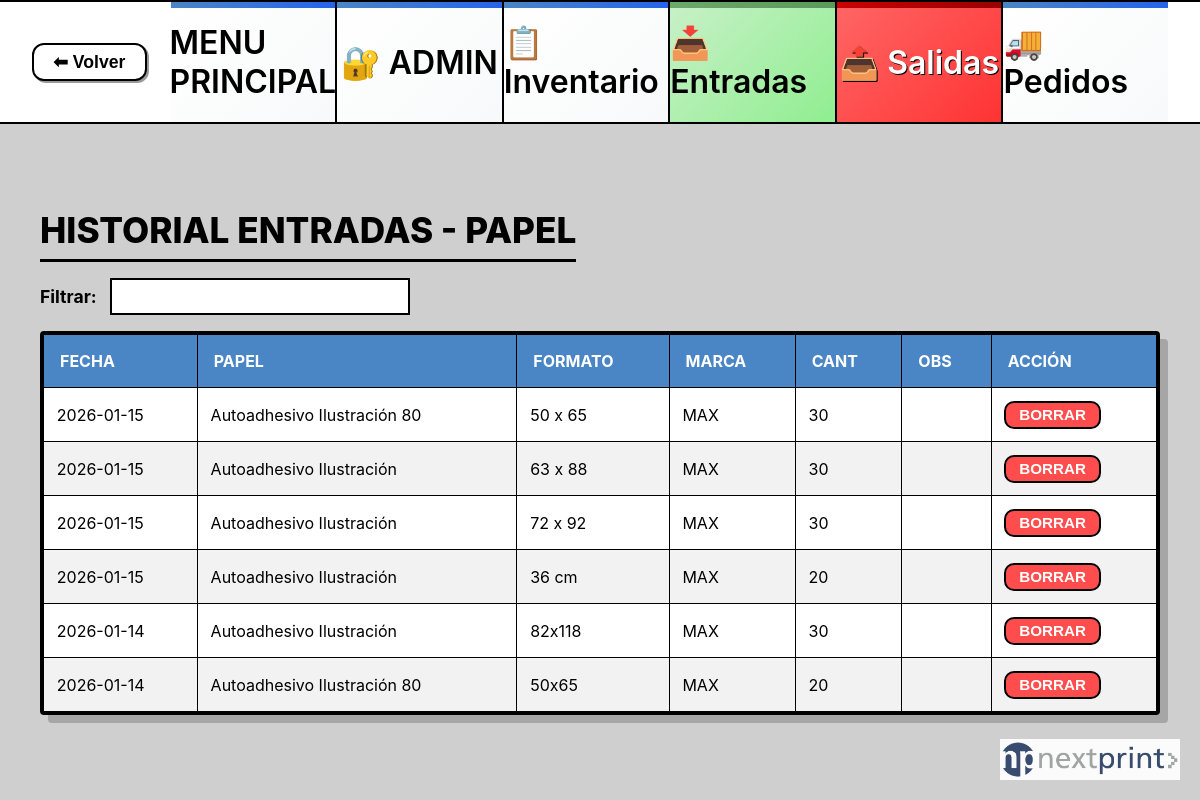
/papel/entradas/historial (signed in), run on an earlier commit of the app's database.
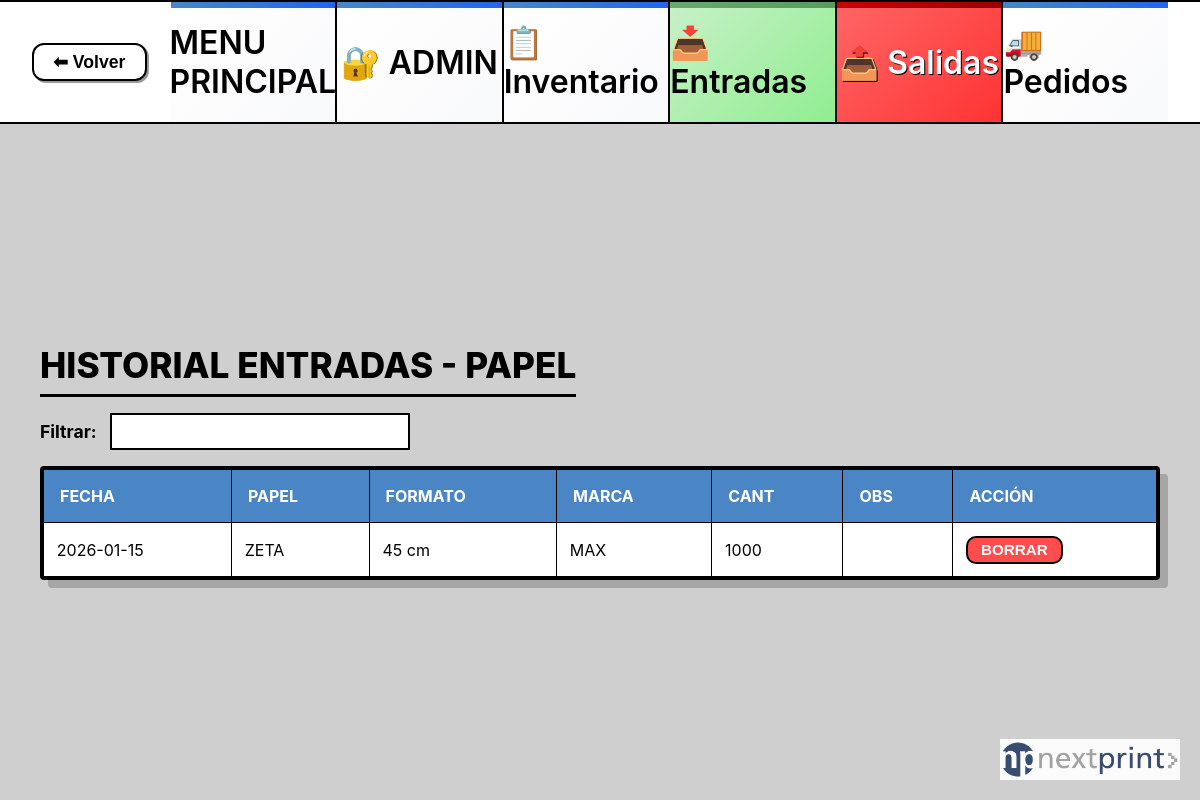
And on a later commit of the database.
### tables this page shows
CREATE TABLE papel_entradas (
    id INTEGER PRIMARY KEY AUTOINCREMENT,
    fecha TEXT NOT NULL,
    tipo_papel TEXT NOT NULL,
    gramaje TEXT NOT NULL,
    formato TEXT NOT NULL,
    proveedor TEXT NOT NULL,
    marca TEXT NOT NULL,
    cantidad INTEGER NOT NULL,
    observaciones TEXT
);

### app.py (the view)
@app.route("/papel/entradas/historial")
def papel_entradas_historial():
    conn = get_conn()
    registros = conn.execute("SELECT * FROM papel_entradas ORDER BY id DESC").fetchall()
    conn.close()
    return render_template("base.html", vista="papel_entradas_historial", modo="papel", registros=registros)

### app.py (called while the page is built)
def get_db_connection():
    conn = sqlite3.connect(DB_PATH) # <-- Usamos la variable que calculamos arriba
    conn.row_factory = sqlite3.Row
    return conn

@app.before_request
def requerir_login():
    rutas_publicas = ['login', 'static']
    if request.endpoint == 'static' or request.endpoint == 'login':
        return
    if not session.get("app_authorized"):
        return redirect(url_for("login"))

### templates/base.html (shortened to what this page needs)
<!DOCTYPE html>
<html lang="es">
<head>
    <link rel="stylesheet" href="{{ url_for('static', filename='styles.css') }}?v=2">
</head>
<body>
    {% if vista != 'login_global' %}
    <header class="top-bar">
        <div class="header-inner">
            <button type="button" class="btn-volver" onclick="window.history.back()">
                <span>⬅ Volver</span>
            </button>
            {% set is_papel = (modo == 'papel') %}
            {% set is_menu = (vista == 'menu') %}
            <nav class="menu-principal">
                <a href="{{ url_for('menu_principal') }}" class="menu-item">
                    MENU PRINCIPAL
                </a>
                {% if is_menu %}
                <div style="padding: 20px; color: #47626d; text-align: center; font-size: 13px;">
                    Seleccione una opción <br> del panel principal
                </div>
                {% elif is_papel %}
                <a href="{{ url_for('papel_admin') }}" class="menu-item">🔐 ADMIN</a>
                <a href="{{ url_for('papel_inventario') }}" class="menu-item">📋 Inventario</a>
                <a href="{{ url_for('papel_entradas') }}" class="menu-item entradas">📥 Entradas</a>
                <a href="{{ url_for('papel_salidas') }}" class="menu-item salidas">📤 Salidas</a>
                <a href="{{ url_for('papel_pedidos') }}" class="menu-item">🚚 Pedidos</a>
                {% endif %}
            </nav>
        </div>
    </header>
    {% endif %}
    <main class="contenido {% if vista == 'menu' %}contenido-menu{% else %}contenido-app{% endif %}">
        {% if vista == "login_global" %}
        <div class="login-container">
            <form class="login-form" method="POST" action="{{ url_for('login') }}">
                <h2 class="login-title">Bienvenido</h2>
                {% if error %}
                <div class="login-error">{{ error }}</div>
                {% endif %}
                <div class="form-group-login">
                    <label for="usuario">Usuario</label>
                    <input type="text" name="usuario" id="usuario" required autofocus placeholder="Ingresá tu usuario">
                </div>
                <div class="form-group-login">
                    <label for="contrasena">Contraseña</label>
                    <input type="password" name="contrasena" id="contrasena" required placeholder="••••••••">
                </div>
                <div class="chk-container">
                    <input type="checkbox" name="recordar" id="recordar">
                    <label for="recordar">Recordar mi dispositivo</label>
                </div>
                <button type="submit" class="btn-login-submit">Ingresar</button>
                <div class="login-footer">
                    © 2026 Nextprint Stock
                </div>
            </form>
        </div>
            {% elif vista == "papel_entradas_historial" %}
            <section class="historial">
                <h1 class="historial-titulo">Historial Entradas - Papel</h1>
                <div class="historial-filtro"><label>Filtrar:</label><input id="filtro-papel-ent" type="text"></div>
                <div class="historial-tabla-wrapper">
                    <table class="historial-tabla" id="tabla-papel-ent">
                        <thead>
                            <tr>
                                <th>Fecha</th>
                                <th>Papel</th>
                                <th>Formato</th>
                                <th>Marca</th>
                                <th>Cant</th>
                                <th>Obs</th>
                                <th>ACCIÓN</th>
                            </tr>
                        </thead>
                        <tbody>
                            {% for r in registros %}
                            <tr>
                                <td>{{ r['fecha'] }}</td>
                                <td>{{ r['tipo_papel'] }}</td>
                                <td>{{ r['formato'] }}</td>
                                <td>{{ r['marca'] }}</td>
                                <td>{{ r['cantidad'] }}</td>
                                <td>{{ r['observaciones'] }}</td>
                                <td>
                                    <button class="btn-borrar btn-borrar-papel" data-id="{{ r['id'] }}"
                                        data-tipo="entrada">BORRAR</button>
                                </td>
                            </tr>
                            {% endfor %}
                        </tbody>
                    </table>
                </div>
            </section>
            {% endif %}
    </main>
    {% if vista != 'login_global' %}
    <img src="{{ url_for('static', filename='img/logo-nextprint.png') }}" alt="Nextprint" class="logo-fixed">
    {% endif %}
</body>
</html>

What changed in the data, as far as the page shows it:
removed papel_entradas: fecha "2026-01-15", tipo_papel "Autoadhesivo Ilustración 80", formato "50 x 65", marca "MAX", cantidad "30"
removed papel_entradas: fecha "2026-01-15", tipo_papel "Autoadhesivo Ilustración", formato "63 x 88", marca "MAX", cantidad "30"
removed papel_entradas: fecha "2026-01-15", tipo_papel "Autoadhesivo Ilustración", formato "72 x 92", marca "MAX", cantidad "30"
removed papel_entradas: fecha "2026-01-15", tipo_papel "Autoadhesivo Ilustración", formato "36 cm", marca "MAX", cantidad "20"
removed papel_entradas: fecha "2026-01-14", tipo_papel "Autoadhesivo Ilustración", formato "82x118", marca "MAX", cantidad "30"
removed papel_entradas: fecha "2026-01-14", tipo_papel "Autoadhesivo Ilustración 80", formato "50x65", marca "MAX", cantidad "20"
added papel_entradas: fecha "2026-01-15", tipo_papel "ZETA", formato "45 cm", marca "MAX", cantidad "1000"
